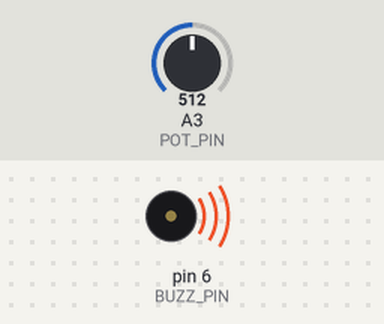
This sketch was run on a simulated Arduino Uno, built with avr-gcc and run on an emulated ATmega328P. On the bench: buzzer (waves = sounding). Inputs (shaded band) come from the test bench; at power-on: A3 (POT_PIN) = 512.

Above: at 0.1 s.
Timing chart, 0 to 1.6 s (numbered marks = the images above):
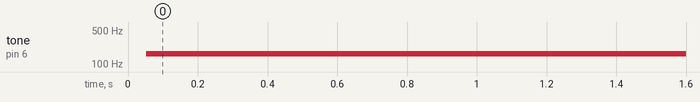

Measured:
- by itself, tone on pin 6 (BUZZ_PIN): silent → 163 Hz at 0.05 s

The sketch:

buzzer_tone.ino
```cpp
/*
 * WARNING: Try experimenting with these values at your own risk!
 * The buzzer sound is annoying enough as it is, so probably wise to
 * avoid upsetting your partner/pets/neighbors with a piercing *BLEEP*!
 */
const float MIN_TONE_US = 2000.0;
const float MAX_TONE_US = 4000.0;

#define BUZZ_PIN 6
#define POT_PIN A3

void setup() {
  pinMode(BUZZ_PIN, OUTPUT);
}

void loop() {
  int pot_val = analogRead(POT_PIN);

  // m = (y2 - y1) / (x2 - x1)
  float m = (MAX_TONE_US - MIN_TONE_US) / 0x3FF;
  // y - y1 = m(x - x1)
  // y = m(x - x1) + y1
  int tone_val = m * pot_val + MIN_TONE_US;

  // Avoid all this math and just use the `map()` function!
  // tone_val = map(pot_val, 0, 0x3FF, MIN_TONE_US, MAX_TONE_US);

  digitalWrite(BUZZ_PIN, HIGH);
  delayMicroseconds(tone_val);
  digitalWrite(BUZZ_PIN, LOW);
  delayMicroseconds(tone_val);
}
```
